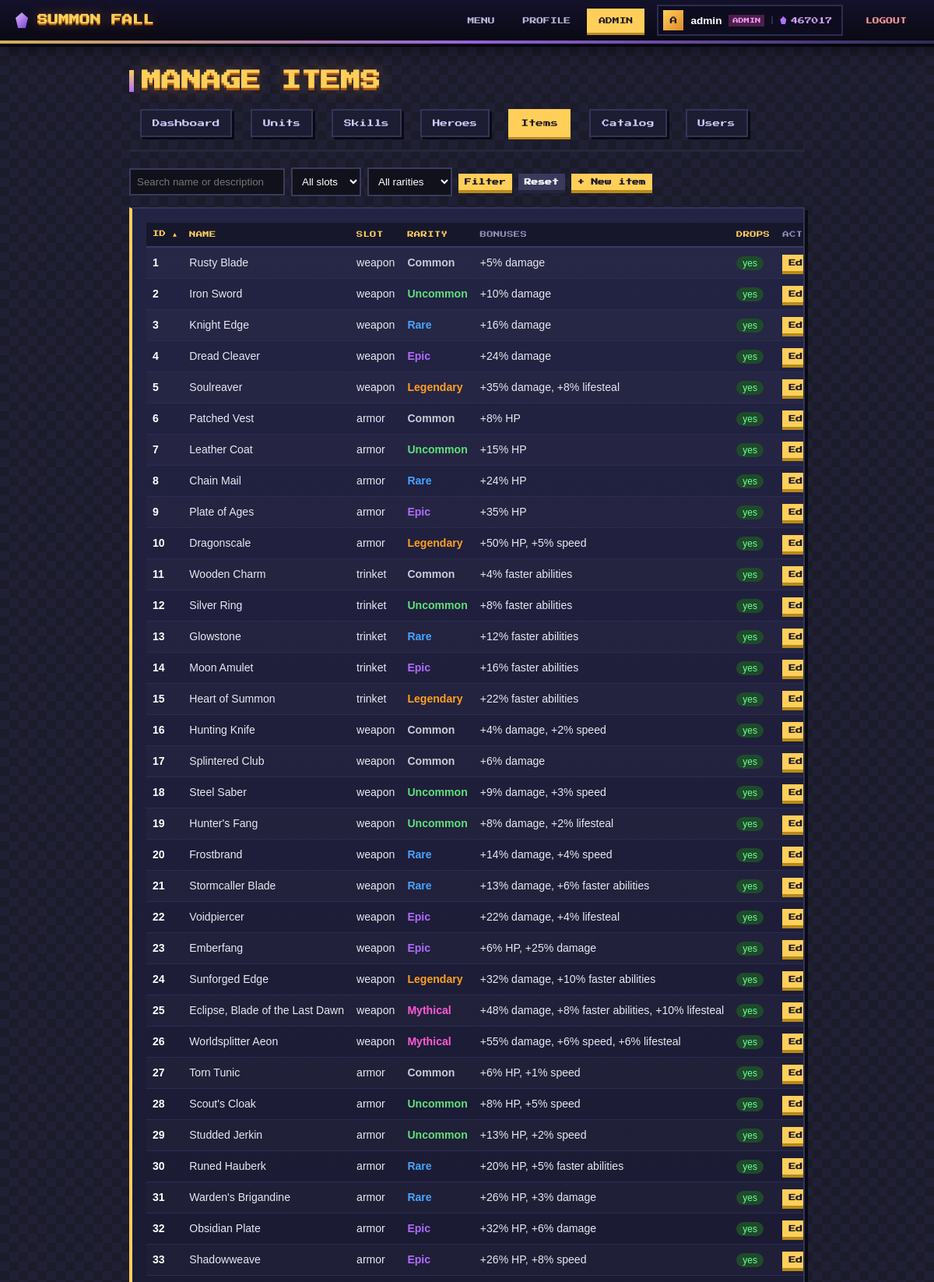
Screenshot of /views/admin/items.php (signed in, upper part) with the database file from the repository.
### tables this page shows
CREATE TABLE `users` (
  `id` int UNSIGNED NOT NULL,
  `username` varchar(30) NOT NULL,
  `email` varchar(100) NOT NULL,
  `password_hash` varchar(255) NOT NULL,
  `role` enum('admin','player') NOT NULL DEFAULT 'player',
  `souls` int UNSIGNED NOT NULL DEFAULT '0',
  `created_at` timestamp NULL DEFAULT CURRENT_TIMESTAMP
);

CREATE TABLE `items` (
  `id` int NOT NULL,
  `name` varchar(50) NOT NULL,
  `slot` enum('weapon','armor','trinket') NOT NULL,
  `rarity` enum('common','uncommon','rare','epic','legendary','mythical') NOT NULL,
  `description` varchar(255) NOT NULL DEFAULT '',
  `hp_pct` int NOT NULL DEFAULT '0',
  `damage_pct` int NOT NULL DEFAULT '0',
  `speed_pct` int NOT NULL DEFAULT '0',
  `cdr_pct` int NOT NULL DEFAULT '0',
  `lifesteal_pct` int NOT NULL DEFAULT '0',
  `is_active` tinyint(1) NOT NULL DEFAULT '1'
);

### classes/Auth.php (called while the page is built, shortened)
<?php
class Auth
{
    private static ?User $current = null;
    public static function user(): ?User
    {
        if (self::$current === null && isset($_SESSION['user_id'])) {
            self::$current = User::find((int) $_SESSION['user_id']);
        }
        return self::$current;
    }
    public static function check(): bool
    {
        return self::user() !== null;
    }
}

### classes/AdminUser.php (called while the page is built, shortened)
<?php
class AdminUser extends User
{
    public function getRole(): string { return 'admin'; }
    public function canManageContent(): bool { return true; }
}

### classes/User.php (called while the page is built, shortened)
<?php
abstract class User extends Model
{
    private string $username;
    private int $souls;
    public function __construct(string $username, string $email, string $passwordHash, int $souls = 0, ?int $id = null)
    {
        $this->souls = $souls;
    }
    public function getUsername(): string { return $this->username; }
    public function getSouls(): int { return $this->souls; }
    public function setUsername(string $username): void
    {
        $this->username = $username;
    }
}

### classes/Database.php (called while the page is built, shortened)
<?php
class Database
{
    private static ?Database $instance = null;
    private PDO $pdo;
    private function __construct()
    {
        $c = require BASE_PATH . '/config/database.php';
        $dsn = "mysql:host={$c['host']};dbname={$c['name']};charset={$c['charset']}";
        try {
            $this->pdo = new PDO($dsn, $c['user'], $c['pass'], [
                PDO::ATTR_ERRMODE            => PDO::ERRMODE_EXCEPTION,
                PDO::ATTR_DEFAULT_FETCH_MODE => PDO::FETCH_ASSOC,
                PDO::ATTR_EMULATE_PREPARES   => false,
            ]);
        } catch (PDOException $e) {
            throw new DatabaseException(DEBUG ? $e->getMessage() : 'Could not connect to the database.', 0, $e);
        }
    }
    public static function getInstance(): Database
    {
        if (self::$instance === null) {
            self::$instance = new Database();
        }
        return self::$instance;
    }
    public function query(string $sql, array $params = []): PDOStatement
    {
        try {
            $stmt = $this->pdo->prepare($sql);
            $stmt->execute($params);
            return $stmt;
        } catch (PDOException $e) {
            throw new DatabaseException(DEBUG ? $e->getMessage() : 'A database error occurred.', 0, $e);
        }
    }
    public function fetchAll(string $sql, array $params = []): array
    {
        return $this->query($sql, $params)->fetchAll();
    }
    public function fetchOne(string $sql, array $params = []): ?array
    {
        $row = $this->query($sql, $params)->fetch();
        return $row === false ? null : $row;
    }
}

### config/database.php (called while the page is built)
<?php
return [
    'host'    => 'localhost',
    'name'    => 'summon_fall',
    'user'    => 'root',
    'pass'    => '',
    'charset' => 'utf8mb4',
];

### classes/Model.php (called while the page is built, shortened)
<?php
abstract class Model implements Crudable
{
    protected static string $table = '';
    private ?int $id;
    public function __construct(?int $id = null)
    {
        $this->id = $id;
    }
    public function getId(): ?int { return $this->id; }
    public static function find(int $id): ?static
    {
        $row = Database::getInstance()->fetchOne('SELECT * FROM ' . static::$table . ' WHERE id = ?', [$id]);
        return $row ? static::fromRow($row) : null;
    }
}

### includes/auth_check.php (called while the page is built, shortened)
<?php
require_once __DIR__ . '/autoload.php';
if (!Auth::check()) {
    header('Location: ' . BASE_URL . '/views/auth/login.php');
    exit;
}

### includes/admin_check.php (called while the page is built, shortened)
<?php
require_once __DIR__ . '/auth_check.php';

### classes/Item.php (called while the page is built, shortened)
<?php
class Item extends Model
{
    private string $name;
    private string $slot;
    private string $rarity;
    private string $description;
    private int $hpPct;
    private int $damagePct;
    private int $speedPct;
    private int $cdrPct;
    private int $lifestealPct;
    private bool $isActive;
    public function __construct(array $s, ?int $id = null)
    {
        $this->name = $s['name'];
        $this->slot = $s['slot'];
        $this->rarity = $s['rarity'];
        $this->description = $s['description'] ?? '';
        $this->hpPct = (int) ($s['hp_pct'] ?? 0);
        $this->damagePct = (int) ($s['damage_pct'] ?? 0);
        $this->speedPct = (int) ($s['speed_pct'] ?? 0);
        $this->cdrPct = (int) ($s['cdr_pct'] ?? 0);
        $this->lifestealPct = (int) ($s['lifesteal_pct'] ?? 0);
        $this->isActive = (bool) ($s['is_active'] ?? 1);
    }
    public function getName(): string { return $this->name; }
    public function getSlot(): string { return $this->slot; }
    public function getRarity(): string { return $this->rarity; }
    public function isActive(): bool { return $this->isActive; }
    public function toArray(): array
    {
        return [
            'id' => $this->getId(), 'name' => $this->name, 'slot' => $this->slot, 'rarity' => $this->rarity,
            'description' => $this->description, 'hp_pct' => $this->hpPct, 'damage_pct' => $this->damagePct,
            'speed_pct' => $this->speedPct, 'cdr_pct' => $this->cdrPct, 'lifesteal_pct' => $this->lifestealPct,
        ];
    }
    public static function statText(array $row): string
    {
        $parts = [];
        foreach (self::STAT_LABELS as $col => $label) {
            if ((int) ($row[$col] ?? 0) !== 0) {
                $parts[] = '+' . (int) $row[$col] . '% ' . $label;
            }
        }
        return $parts ? implode(', ', $parts) : 'No bonus';
    }
    public static function search(string $q, string $slot, string $rarity, string $sort, string $dir): array
    {
        $cols = ['id', 'name', 'slot', 'rarity', 'hp_pct', 'damage_pct', 'cdr_pct', 'is_active'];
        $sort = in_array($sort, $cols, true) ? $sort : 'id';
        $order = $sort === 'rarity' ? "FIELD(rarity,'common','uncommon','rare','epic','legendary','mythical')" : $sort;
        $dir = strtolower($dir) === 'desc' ? 'DESC' : 'ASC';
        $sql = 'SELECT * FROM items WHERE 1=1';
        $params = [];
        $sql .= " ORDER BY $order $dir, id ASC";
        return array_map(fn($r) => static::fromRow($r), Database::getInstance()->fetchAll($sql, $params));
    }
    protected static function fromRow(array $row): static
    {
        return new static($row, (int) $row['id']);
    }
}

### includes/autoload.php (called while the page is built, shortened)
<?php
spl_autoload_register(function (string $class): void {
    $dirs = [BASE_PATH . '/classes/', BASE_PATH . '/classes/exceptions/'];
    foreach ($dirs as $dir) {
        $file = $dir . $class . '.php';
        if (is_file($file)) {
            return;
        }
    }
});

### views/admin/items.php (the view, shortened to what this page needs)
<?php
require_once __DIR__ . '/../../includes/admin_check.php';
require_once __DIR__ . '/../../includes/admin_helpers.php';
$q = trim($_GET['q'] ?? '');
$slot = $_GET['slot'] ?? '';
$rarity = $_GET['rarity'] ?? '';
$sort = $_GET['sort'] ?? 'id';
$dir = $_GET['dir'] ?? 'asc';
$params = ['q' => $q, 'slot' => $slot, 'rarity' => $rarity];
$items = [];
try {
    $items = Item::search($q, $slot, $rarity, $sort, $dir);
} catch (DatabaseException $e) {
    $error = DEBUG ? $e->getMessage() : 'Could not load items.';
}
require __DIR__ . '/../../includes/header.php';
?>
<h1>Manage Items</h1>
<?php require __DIR__ . '/../../includes/admin_nav.php'; ?>
<form class="filters" method="get">
    <input type="text" name="q" placeholder="Search name or description" value="<?= h($q) ?>">
    <select name="slot">
        <option value="">All slots</option>
    </select>
    <select name="rarity">
        <option value="">All rarities</option>
    </select>
    <button class="btn small" type="submit">Filter</button>
    <a class="btn small grey" href="items.php">Reset</a>
    <a class="btn small" href="item_form.php">+ New item</a>
</form>
<div class="panel table-wrap">
<table class="admin-table">
    <tr>
        <th><?= adminSortLink('id', 'ID', $sort, $dir, $params) ?></th>
        <th><?= adminSortLink('name', 'Name', $sort, $dir, $params) ?></th>
        <th><?= adminSortLink('slot', 'Slot', $sort, $dir, $params) ?></th>
        <th><?= adminSortLink('rarity', 'Rarity', $sort, $dir, $params) ?></th>
        <th>Bonuses</th>
        <th><?= adminSortLink('is_active', 'Drops', $sort, $dir, $params) ?></th>
        <th>Actions</th>
    </tr>
    <?php foreach ($items as $it): ?>
        <tr>
            <td><?= $it->getId() ?></td>
            <td><?= h($it->getName()) ?></td>
            <td><?= h($it->getSlot()) ?></td>
            <td style="color:<?= Item::RARITY_COLORS[$it->getRarity()] ?>"><strong><?= h(ucfirst($it->getRarity())) ?></strong></td>
            <td><?= h(Item::statText($it->toArray())) ?></td>
            <td><span class="badge <?= $it->isActive() ? 'on' : '' ?>"><?= $it->isActive() ? 'yes' : 'no' ?></span></td>
            <td>
                <a class="btn small" href="item_form.php?id=<?= $it->getId() ?>">Edit</a>
            </td>
        </tr>
    <?php endforeach; ?>
</table>
</div>
<?php require __DIR__ . '/../../includes/footer.php'; ?>

### includes/header.php (shortened to what this page needs)
<?php
require_once __DIR__ . '/autoload.php';
$navUser = Auth::user();
$cssVersion = @filemtime(BASE_PATH . '/assets/css/main.css') ?: 1;
?>
<!DOCTYPE html>
<html lang="en">
<head>
    <link rel="stylesheet" href="<?= BASE_URL ?>/assets/css/main.css?v=<?= $cssVersion ?>">
</head>
<body>
<?php
$navPage = basename($_SERVER['SCRIPT_NAME']);
$navActive = fn(string ...$files) => in_array($navPage, $files, true) ? ' on' : '';
?>
<header class="topbar">
    <a class="brand" href="<?= BASE_URL ?>/<?= $navUser ? 'views/menu.php' : 'index.php' ?>">
        <i class="brand-gem"></i><span>Summon Fall</span>
    </a>
    <nav class="topnav">
        <?php if ($navUser): ?>
            <a class="nl<?= $navActive('menu.php') ?>" href="<?= BASE_URL ?>/views/menu.php">Menu</a>
            <a class="nl<?= $navActive('profile.php') ?>" href="<?= BASE_URL ?>/views/profile.php">Profile</a>
            <?php if ($navUser->canManageContent()): ?>
                <a class="nl<?= str_contains($_SERVER['SCRIPT_NAME'], '/admin/') ? ' on' : '' ?>" href="<?= BASE_URL ?>/views/admin/dashboard.php">Admin</a>
            <?php endif; ?>
            <span class="nuser" title="<?= htmlspecialchars($navUser->getRole()) ?>">
                <b class="av"><?= htmlspecialchars(strtoupper(substr($navUser->getUsername(), 0, 1))) ?></b>
                <span class="nm"><?= htmlspecialchars($navUser->getUsername()) ?></span>
                <em class="rl <?= htmlspecialchars($navUser->getRole()) ?>"><?= htmlspecialchars($navUser->getRole()) ?></em>
                <span class="sl"><i class="gem"></i><?= (int) $navUser->getSouls() ?></span>
            </span>
            <a class="nl out" href="<?= BASE_URL ?>/views/auth/logout.php">Logout</a>
        <?php else: ?>
            <a class="nl<?= $navActive('login.php') ?>" href="<?= BASE_URL ?>/views/auth/login.php">Login</a>
            <a class="nl cta<?= $navActive('register.php') ?>" href="<?= BASE_URL ?>/views/auth/register.php">Register</a>
        <?php endif; ?>
    </nav>
</header>
<main class="container">

### rows the page displays
users: username "A", username "admin", souls "467017"
items: id "1", name "Rusty Blade", slot "weapon", rarity "Common", Item::statText($it->toArray()) "+5% damage", is_active "yes"
items: id "2", name "Iron Sword", slot "weapon", rarity "Uncommon", Item::statText($it->toArray()) "+10% damage", is_active "yes"
items: id "3", name "Knight Edge", slot "weapon", rarity "Rare", Item::statText($it->toArray()) "+16% damage", is_active "yes"
items: id "4", name "Dread Cleaver", slot "weapon", rarity "Epic", Item::statText($it->toArray()) "+24% damage", is_active "yes"
items: id "5", name "Soulreaver", slot "weapon", rarity "Legendary", Item::statText($it->toArray()) "+35% damage, +8% lifesteal", is_active "yes"
items: id "6", name "Patched Vest", slot "armor", rarity "Common", Item::statText($it->toArray()) "+8% HP", is_active "yes"
items: id "7", name "Leather Coat", slot "armor", rarity "Uncommon", Item::statText($it->toArray()) "+15% HP", is_active "yes"
items: id "8", name "Chain Mail", slot "armor", rarity "Rare", Item::statText($it->toArray()) "+24% HP", is_active "yes"
items: id "9", name "Plate of Ages", slot "armor", rarity "Epic", Item::statText($it->toArray()) "+35% HP", is_active "yes"
items: id "10", name "Dragonscale", slot "armor", rarity "Legendary", Item::statText($it->toArray()) "+50% HP, +5% speed", is_active "yes"
items: id "11", name "Wooden Charm", slot "trinket", rarity "Common", Item::statText($it->toArray()) "+4% faster abilities", is_active "yes"
items: id "12", name "Silver Ring", slot "trinket", rarity "Uncommon", Item::statText($it->toArray()) "+8% faster abilities", is_active "yes"
items: id "13", name "Glowstone", slot "trinket", rarity "Rare", Item::statText($it->toArray()) "+12% faster abilities", is_active "yes"
items: id "14", name "Moon Amulet", slot "trinket", rarity "Epic", Item::statText($it->toArray()) "+16% faster abilities", is_active "yes"
items: id "15", name "Heart of Summon", slot "trinket", rarity "Legendary", Item::statText($it->toArray()) "+22% faster abilities", is_active "yes"
items: id "16", name "Hunting Knife", slot "weapon", rarity "Common", Item::statText($it->toArray()) "+4% damage, +2% speed", is_active "yes"
items: id "17", name "Splintered Club", slot "weapon", rarity "Common", Item::statText($it->toArray()) "+6% damage", is_active "yes"
items: id "18", name "Steel Saber", slot "weapon", rarity "Uncommon", Item::statText($it->toArray()) "+9% damage, +3% speed", is_active "yes"
items: id "19", name "Hunter's Fang", slot "weapon", rarity "Uncommon", Item::statText($it->toArray()) "+8% damage, +2% lifesteal", is_active "yes"
items: id "20", name "Frostbrand", slot "weapon", rarity "Rare", Item::statText($it->toArray()) "+14% damage, +4% speed", is_active "yes"
items: id "21", name "Stormcaller Blade", slot "weapon", rarity "Rare", Item::statText($it->toArray()) "+13% damage, +6% faster abilities", is_active "yes"
items: id "22", name "Voidpiercer", slot "weapon", rarity "Epic", Item::statText($it->toArray()) "+22% damage, +4% lifesteal", is_active "yes"
items: id "23", name "Emberfang", slot "weapon", rarity "Epic", Item::statText($it->toArray()) "+6% HP, +25% damage", is_active "yes"
items: id "24", name "Sunforged Edge", slot "weapon", rarity "Legendary", Item::statText($it->toArray()) "+32% damage, +10% faster abilities", is_active "yes"
items: id "25", name "Eclipse, Blade of the Last Dawn", slot "weapon", rarity "Mythical", Item::statText($it->toArray()) "+48% damage, +8% faster abilities, +10% lifesteal", is_active "yes"
items: id "26", name "Worldsplitter Aeon", slot "weapon", rarity "Mythical", Item::statText($it->toArray()) "+55% damage, +6% speed, +6% lifesteal", is_active "yes"
items: id "27", name "Torn Tunic", slot "armor", rarity "Common", Item::statText($it->toArray()) "+6% HP, +1% speed", is_active "yes"
items: id "28", name "Scout's Cloak", slot "armor", rarity "Uncommon", Item::statText($it->toArray()) "+8% HP, +5% speed", is_active "yes"
items: id "29", name "Studded Jerkin", slot "armor", rarity "Uncommon", Item::statText($it->toArray()) "+13% HP, +2% speed", is_active "yes"
items: id "30", name "Runed Hauberk", slot "armor", rarity "Rare", Item::statText($it->toArray()) "+20% HP, +5% faster abilities", is_active "yes"
items: id "31", name "Warden's Brigandine", slot "armor", rarity "Rare", Item::statText($it->toArray()) "+26% HP, +3% damage", is_active "yes"
items: id "32", name "Obsidian Plate", slot "armor", rarity "Epic", Item::statText($it->toArray()) "+32% HP, +6% damage", is_active "yes"
items: id "33", name "Shadowweave", slot "armor", rarity "Epic", Item::statText($it->toArray()) "+26% HP, +8% speed", is_active "yes"

### other values shown
$navUser->getRole() "ADMIN"
$label "Dashboard"
$label "Units"
$label "Skills"
$label "Heroes"
$label "Items"
$label "Catalog"
$label "Users"
$label "ID NAME SLOT RARITY DROPS"
$arrow "▲"
